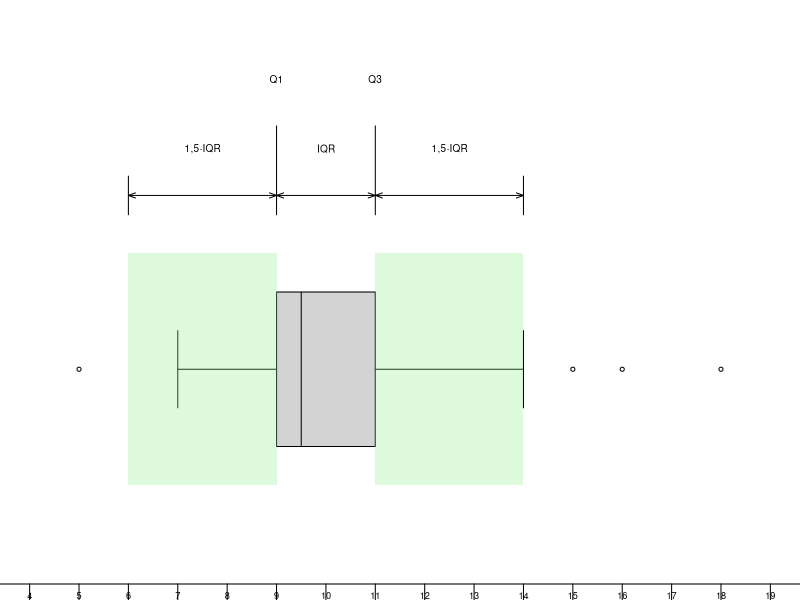

This figure's R source:
png("boxplot.png", width=1250, height=300, res = 300)
par(mar=c(0.8, 0, 0, 0), omi=c(0,0,0,0), family = "sans")

x = c(5,7,7,9,9,9,9,9,9,9,10,11,11,11,11,11,14,15,16,18)
t = 0.55

plot(1, type="n", xlab="X", ylab="Y", xlim=c(4, 19), ylim=c(0.95, 1.09), 
     yaxt='n', xaxt="n", frame=F)
boxplot(x, horizontal = TRUE, frame=F, cex = t, ylim = c(4, 19), xaxt='n',
        medlwd=1, whisklty = 1,
        boxwex = 0.08, add=T)
axis(1, seq(0, 20, by=1), tck=-0.04, las=1, cex.axis=t, padj = -3)

q1 = quantile(x, 0.25)
q3 = quantile(x, 0.75)
iqr = q3 - q1

c = adjustcolor("lightgreen", alpha.f = 0.3)
rect(q1-1.5*iqr, 0.97, q1, 1.03, col = c, border = NA)
rect(q3+1.5*iqr, 0.97, q3, 1.03, col = c, border = NA)

segments(q1-1.5*iqr, 1.04, q1-1.5*iqr, 1.05)
segments(q1, 1.04, q1, 1.063)

segments(q3+1.5*iqr, 1.04, q3+1.5*iqr, 1.05)
segments(q3, 1.04, q3, 1.063)

arrows(q1-1.5*iqr, 1.045, q1, 1.045, length = 0.075, angle = 20, code=3)
arrows(q1, 1.045, q3, 1.045, length = 0.075, angle = 20, code=3)
arrows(q3+1.5*iqr, 1.045, q3, 1.045, length = 0.075, angle = 20, code=3)

t=0.6
text(7.5, 1.057, "1,5·IQR", cex=t)
text(10, 1.057, "IQR", cex=t)
text(12.5, 1.057, "1,5·IQR", cex=t)
text(q1, 1.075, "Q1", cex=t)
text(q3, 1.075, "Q3", cex=t)
dev.off()
